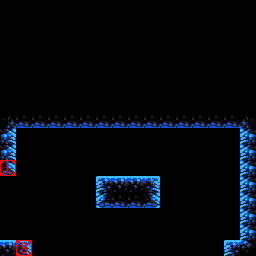

Tiled map render using the project's own tile images. Description and the map definition, with tile-layer contents summarised, below:
An orthogonal 16x16 tile map with 16x16 px tiles, 2 tile layers (main, connectors), 2 tilesets and 5 objects (2x locker, l_0, b_0, supra_crewman).

<map version="1.0" orientation="orthogonal" renderorder="right-down" width="16" height="16" tilewidth="16" tileheight="16" nextobjectid="7">
 <properties>
  <property name="isStart" type="bool" value="true" />
 </properties>
 <tileset firstgid="1" source="../corpus.tsx" />
 <tileset firstgid="12097" source="../../connectors.tsx" />
 <layer name="main" width="16" height="16">
  <data>[256 cells, 38 non-empty, 11 distinct tile ids]</data>
 </layer>
 <layer name="connectors" width="16" height="16">
  <data>[256 cells, 2 non-empty, 2 distinct tile ids]</data>
 </layer>
 <objectgroup name="connectors">
  <object id="2" type="l_0" gid="12101" x="0" y="176" width="16" height="16">
   <properties>
    <property name="type" type="int" value="0" />
   </properties>
  </object>
  <object id="3" type="b_0" gid="12100" x="16" y="256" width="16" height="16">
   <properties>
    <property name="type" type="int" value="0" />
   </properties>
  </object>
 </objectgroup>
 <objectgroup name="enemies">
  <object id="4" type="supra_crewman" x="64" y="160" width="32" height="32" />
 </objectgroup>
 <objectgroup name="objects">
  <object id="5" type="locker" x="112" y="144" width="16" height="32" />
  <object id="6" type="locker" x="128" y="144" width="16" height="32" />
 </objectgroup>
</map>
